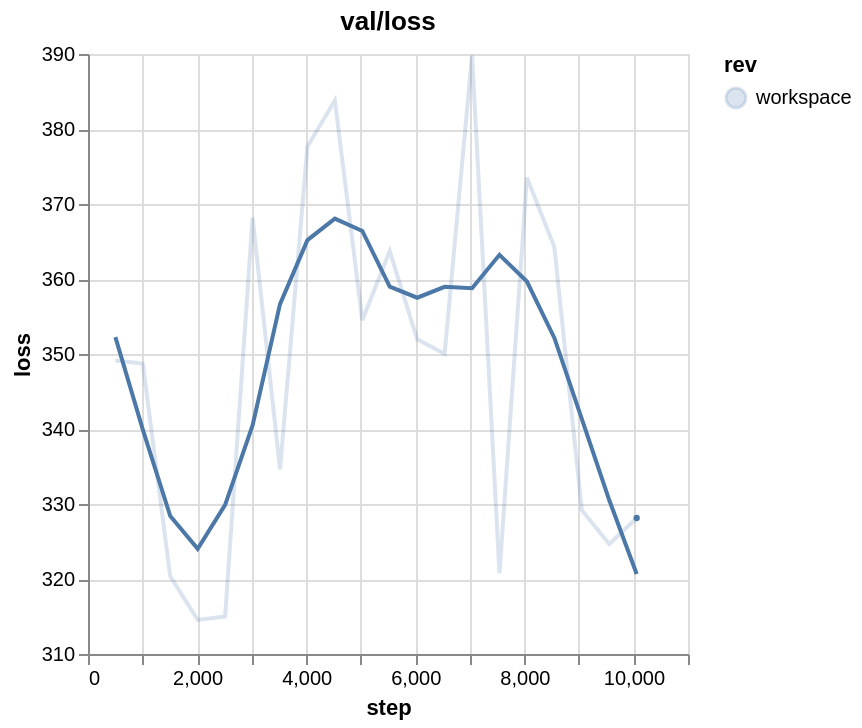

Specify this chart in Vega-Lite:
### Vega-Lite specification from a JSON file in a GitHub repository (floating-point values rounded to 4 significant figures)
{"$schema": "https://vega.github.io/schema/vega-lite/v5.json", "data": {"values": [{"step": "502", "loss": "349.1343078613281", "rev": "workspace"}, {"step": "1005", "loss": "348.7154541015625", "rev": "workspace"}, {"step": "1508", "loss": "320.3437805175781", "rev": "workspace"}, {"step": "2011", "loss": "314.54571533203125", "rev": "workspace"}, {"step": "2514", "loss": "315.0047912597656", "rev": "workspace"}, {"step": "3017", "loss": "368.1565246582031", "rev": "workspace"}, {"step": "3520", "loss": "334.61566162109375", "rev": "workspace"}, {"step": "4023", "loss": "377.665283203125", "rev": "workspace"}, {"step": "4526", "loss": "383.80322265625", "rev": "workspace"}, {"step": "5029", "loss": "354.4990234375", "rev": "workspace"}, {"step": "5532", "loss": "363.71893310546875", "rev": "workspace"}, {"step": "6035", "loss": "351.9649658203125", "rev": "workspace"}, {"step": "6538", "loss": "350.0374450683594", "rev": "workspace"}, {"step": "7041", "loss": "389.85205078125", "rev": "workspace"}, {"step": "7544", "loss": "320.78009033203125", "rev": "workspace"}, {"step": "8047", "loss": "373.5292663574219", "rev": "workspace"}, {"step": "8550", "loss": "364.2698059082031", "rev": "workspace"}, {"step": "9053", "loss": "329.1676940917969", "rev": "workspace"}, {"step": "9556", "loss": "324.6686096191406", "rev": "workspace"}, {"step": "10059", "loss": "328.12872314453125", "rev": "workspace"}]}, "title": "val/loss", "width": 300, "height": 300, "layer": [{"mark": "line", "encoding": {"x": {"field": "step", "type": "quantitative", "title": "step"}, "y": {"field": "loss", "type": "quantitative", "title": "loss", "scale": {"zero": false}}, "color": {"field": "rev", "type": "nominal"}, "tooltip": [{"field": "step", "title": "step", "type": "quantitative"}, {"field": "loss", "title": "loss", "type": "quantitative"}]}, "transform": [{"loess": "loss", "on": "step", "groupby": ["rev", "filename", "field", "filename::field"]}]}, {"mark": {"type": "line", "opacity": 0.2}, "encoding": {"x": {"field": "step", "type": "quantitative", "title": "step"}, "y": {"field": "loss", "type": "quantitative", "title": "loss", "scale": {"zero": false}}, "color": {"field": "rev", "type": "nominal"}, "tooltip": [{"field": "step", "title": "step", "type": "quantitative"}, {"field": "loss", "title": "loss", "type": "quantitative"}]}}, {"mark": {"type": "circle", "size": 10, "tooltip": {"content": "encoding"}}, "encoding": {"x": {"aggregate": "max", "field": "step", "type": "quantitative", "title": "step"}, "y": {"aggregate": {"argmax": "step"}, "field": "loss", "type": "quantitative", "title": "loss", "scale": {"zero": false}}, "color": {"field": "rev", "type": "nominal"}}}]}
